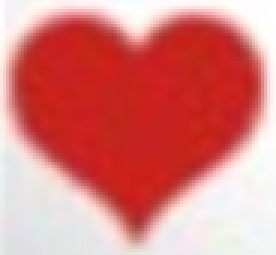
#> input picture research/test_output/card_debug/board_1_board_region_0_raw.png, 92 x 85 px (shown 3 times larger)
$ python -i create_suit_contact_sheet.py   (imports and definitions only)
#> lines starting #> are read from the running program, lines starting #| are printed output that depends on the picture; after the words box and inside, x2 and y2 are one past the last pixel; in counts of white or black regions, pixels touching at a corner belong together

from pathlib import Path

import cv2
import numpy as np


INPUT_DIR = Path("test_output/card_debug")
OUTPUT_FILE = Path("test_output/card_debug/suit_contact_sheet.jpg")

TILE_WIDTH = 520
TILE_HEIGHT = 430


# [16 lines left out: function resize_contain, not called in this run]


def create_tile(image_path):

    image = cv2.imread(str(image_path))
#> image is the input picture: shape (85, 92, 3); mean B, G, R 125.4, 127.6, 217.8

    if image is None:
        return None

    gray = cv2.cvtColor(
        image,
        cv2.COLOR_BGR2GRAY
    )
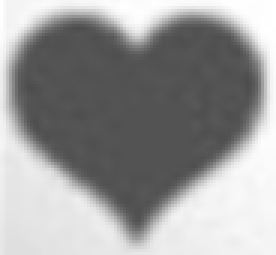
#> gray: shape (85, 92) (shown 3 times larger); min 76, max 255, mean 154.4

    _, binary = cv2.threshold(
        gray,
        0,
        255,
        cv2.THRESH_BINARY + cv2.THRESH_OTSU
    )
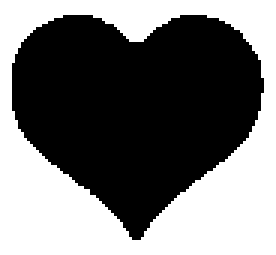
#> binary: shape (85, 92) (shown 3 times larger); 45.7% white; 1 white region, box (x1, y1, x2, y2) and area: (0, 0, 92, 85) 3576

    tile = np.full(
        (TILE_HEIGHT, TILE_WIDTH, 3),
        255,
        dtype=np.uint8
    )

    cv2.putText(
        tile,
#> (the run stopped early here; a loop or call above may not have finished)

$ run again, on research/test_output/card_debug/board_1_fallback_rank.png
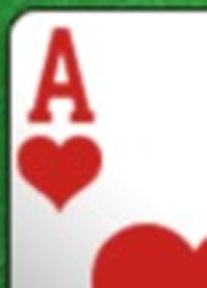
#> input picture research/test_output/card_debug/board_1_fallback_rank.png, 207 x 288 px
#> in create_tile, image is the input picture: shape (288, 207, 3); mean B, G, R 180.1, 185.8, 216.8
#> in create_tile, `gray = cv2.cvtColor( image, cv2.COLOR_BGR2GRAY )`:
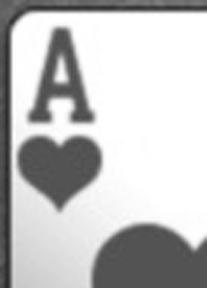
#> gray: shape (288, 207); min 42, max 255, mean 194.4
#> in create_tile, `_, binary = cv2.threshold( gray, 0, 255, cv2.THRESH_BINARY + cv2.THRES..`:
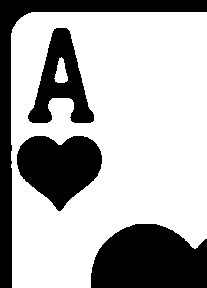
#> binary: shape (288, 207); 67.8% white; 4 black regions, box (x1, y1, x2, y2) and area: (91, 224, 207, 288) 6144, (0, 0, 207, 288) 5795, (17, 136, 102, 211) 4312, (28, 28, 94, 123) 2959

$ run again, on research/test_output/card_debug/board_1_rank.png
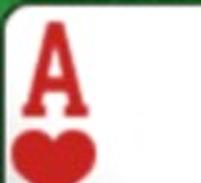
#> input picture research/test_output/card_debug/board_1_rank.png, 201 x 183 px
#> in create_tile, image is the input picture: shape (183, 201, 3); mean B, G, R 200.3, 203.2, 230.5
#> in create_tile, `gray = cv2.cvtColor( image, cv2.COLOR_BGR2GRAY )`:
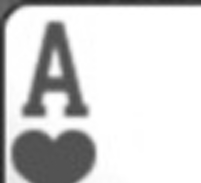
#> gray: shape (183, 201); min 37, max 255, mean 211
#> in create_tile, `_, binary = cv2.threshold( gray, 0, 255, cv2.THRESH_BINARY + cv2.THRES..`:
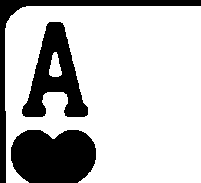
#> binary: shape (183, 201); 75% white; 3 black regions, box (x1, y1, x2, y2) and area: (11, 130, 96, 183) 3860, (22, 22, 88, 117) 3019, (0, 0, 201, 183) 2316

$ run again, on research/test_output/card_debug/board_1_suit.png
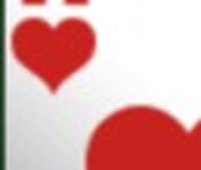
#> input picture research/test_output/card_debug/board_1_suit.png, 201 x 170 px
#> in create_tile, image is the input picture: shape (170, 201, 3); mean B, G, R 171.3, 173, 223.6
#> in create_tile, `gray = cv2.cvtColor( image, cv2.COLOR_BGR2GRAY )`:
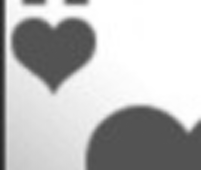
#> gray: shape (170, 201); min 37, max 255, mean 188
#> in create_tile, `_, binary = cv2.threshold( gray, 0, 255, cv2.THRESH_BINARY + cv2.THRES..`:
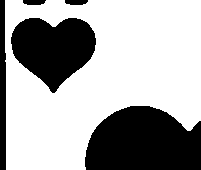
#> binary: shape (170, 201); 66.2% white; 5 black regions, box (x1, y1, x2, y2) and area: (85, 106, 201, 170) 6117, (11, 18, 96, 93) 4275, (0, 0, 6, 170) 965, (23, 0, 46, 5) 101, (65, 0, 88, 5) 101
